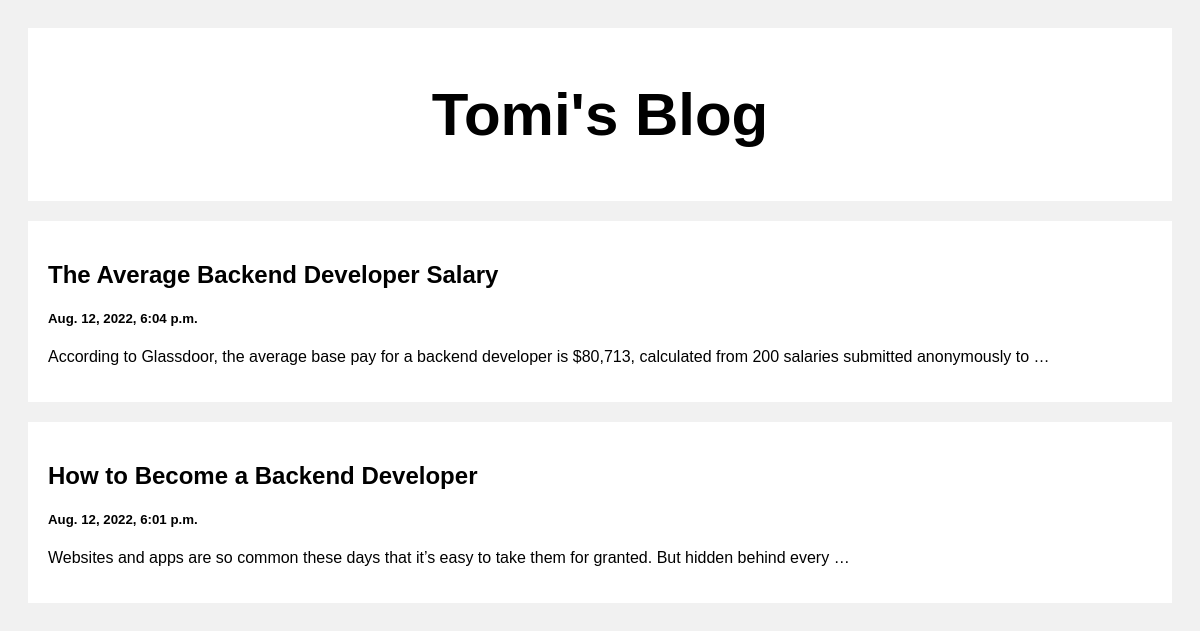
The page / on the database its author committed.
### posts/models.py (models this page shows)
class post(models.Model):
    title = models.CharField(max_length=100)
    body = models.CharField(max_length=1000000)
    created_at = models.DateTimeField(default=datetime.now)

### posts/views.py (the view)
# urls.py: path('', views.index, name = 'index'),
def index(request):
    posts = post.objects.all()
    return render(request, 'index.html',{'posts':posts})

### templates/index.html (shortened to what this page needs)
<!DOCTYPE html>
<html>
<head>
</head>
<body>
<div class="header">
  <h2>Tomi's Blog</h2>
</div>
<div class="row">
  <div class="leftcolumn">
    {% for post in posts reversed %}
    <div class="card">
      <a style="text-decoration: none; color: black;" href="/post/{{post.id}}">
        <h2>{{post.title}}</h2>
        <h5>{{post.created_at}}</h5>
        <p>{{post.body|truncatewords:20}}</p>
      </a>
    </div>
    {% endfor %}
  </div>
</div>
</body>
</html>

### templates/index.html (style rules this page uses)
* { box-sizing: border-box; }
body { font-family: Arial; padding: 20px; background: #f1f1f1; }
.header { padding: 2px; font-size: 40px; text-align: center; background: white; }
.leftcolumn { float: left; width: 100%; }
.card { background-color: white; padding: 20px; margin-top: 20px; }
.row:after { content: ""; display: table; clear: both; }

### rows shown on the page
post: title "The Average Backend Developer Salary", created_at "Aug. 12, 2022, 6:04 p.m.", body "According to Glassdoor, the average base pay for a backend developer is $80,713, calculated from 200 salaries submitted anonymously to …"
post: title "How to Become a Backend Developer", created_at "Aug. 12, 2022, 6:01 p.m.", body "Websites and apps are so common these days that it’s easy to take them for granted. But hidden behind every …"
